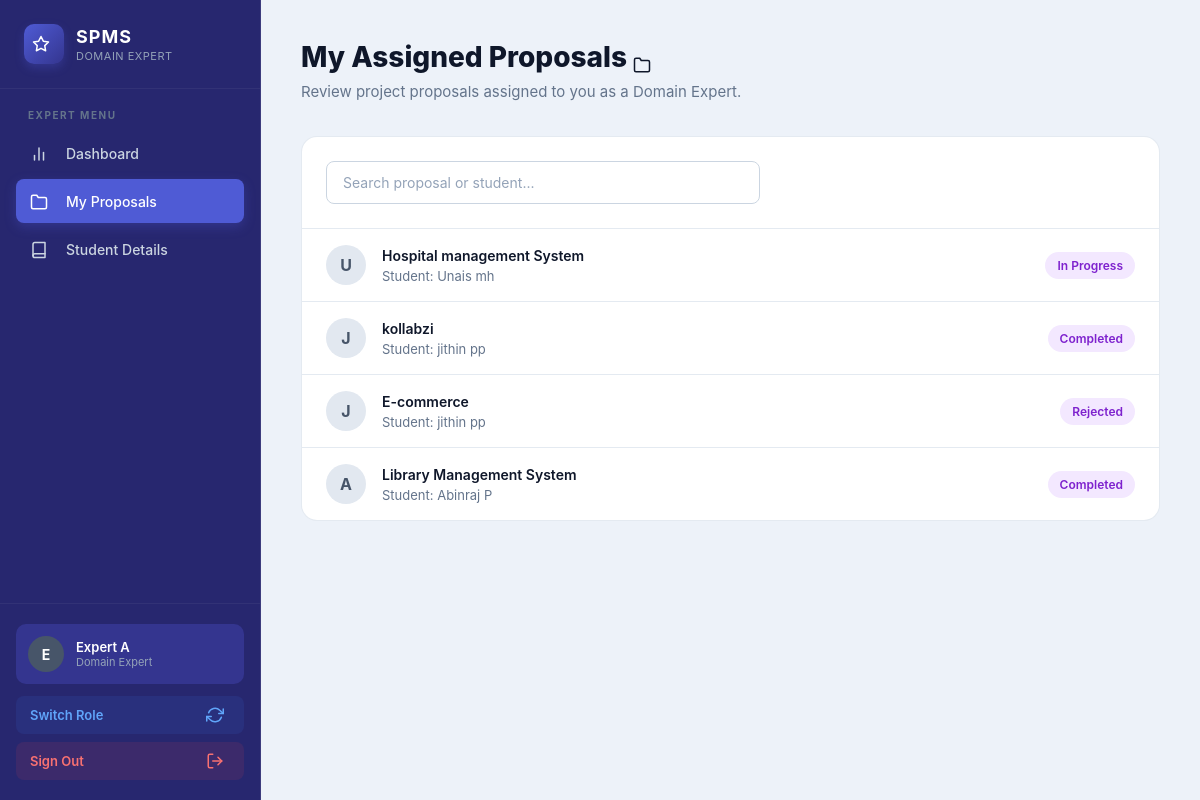
The app's page /experts/proposals/ (signed in) with its own data.
### accounts/models.py (models this page shows, shortened)
class User(AbstractUser):
    is_student = models.BooleanField(default=False)
    is_coordinator = models.BooleanField(default=False)
    is_faculty = models.BooleanField(default=False)
    is_expert = models.BooleanField(default=False)
    is_guide = models.BooleanField(default=False)
    is_panel = models.BooleanField(default=False)
    phone = models.CharField(
        max_length=15,
        blank=True,
        null=True
    )
    roll_number = models.CharField(
        max_length=50,
        blank=True,
        null=True
    )
    department = models.CharField(
        max_length=100,
        blank=True,
        null=True
    )
    domain_of_expertise = models.CharField(
        max_length=200,
        blank=True,
        null=True
    )
    semester = models.CharField(
        max_length=20,
        blank=True,
        null=True
    )
    batch = models.CharField(
        max_length=20,
        blank=True,
        null=True
    )

### projects/models.py (models this page shows, shortened)
class ProjectProposal(models.Model):
    PROJECT_TYPE_CHOICES = [
        ("MINI", "Mini Project"),
        ("MAIN", "Main Project"),
    ]
    STATUS_CHOICES = [
        ("SUBMITTED", "Submitted"),
        ("EXPERT_ASSIGNED", "Expert Assigned"),
        ("CHANGES_REQUESTED", "Changes Requested"),
        ("CHANGES_SENT_TO_STUDENT", "Changes Sent To Student"),
        ("EXPERT_APPROVED", "Expert Approved"),
        ("COORDINATOR_APPROVED", "Coordinator Approved"),
        ("GUIDE_ASSIGNED", "Guide Assigned"),
        ("GUIDE_REJECTED", "Guide Rejected"),
        ("IN_PROGRESS", "In Progress"),
        ("COMPLETED", "Completed"),
        ("REJECTED", "Rejected"),
    ]
    student = models.ForeignKey(
        settings.AUTH_USER_MODEL,
        on_delete=models.CASCADE,
        related_name="project_proposals",
        limit_choices_to={"is_student": True}
    )
    project_type = models.CharField(
        max_length=10,
        choices=PROJECT_TYPE_CHOICES,
        default="MAIN"
    )
    title = models.CharField(max_length=255)
    abstract = models.TextField(blank=True)
    domain = models.CharField(
        max_length=255,
        blank=True
    )
    technologies = models.TextField(
        blank=True
    )
    description = models.TextField(
        blank=True
    )
    proposal_document = models.FileField(
        upload_to="proposals/",
        blank=True,
        null=True
    )
    domain_expert = models.ForeignKey(
        settings.AUTH_USER_MODEL,
        on_delete=models.SET_NULL,
        null=True,
        blank=True,
        related_name="expert_proposals",
        limit_choices_to={"is_expert": True}
    )
    expert_comments = models.TextField(
        blank=True,
        null=True
    )
    status = models.CharField(
        max_length=40,
        choices=STATUS_CHOICES,
        default="SUBMITTED"
    )
    guide = models.ForeignKey(
        settings.AUTH_USER_MODEL,
        on_delete=models.SET_NULL,
        null=True,
        blank=True,
        related_name="guided_proposals",
        limit_choices_to={"is_guide": True}
    )
    panel_members = models.ManyToManyField(
        settings.AUTH_USER_MODEL,
        blank=True,
        related_name="assigned_panel_projects",
        limit_choices_to={"is_panel": True},
    )
    guide_rejection_reason = models.TextField(
        blank=True,
        null=True
    )
    guide_rejected_at = models.DateTimeField(
        blank=True,
        null=True
    )
    review_date = models.DateTimeField(
        blank=True,
        null=True,
        help_text="Scheduled date and time for the project review by the panel."
    )
    submitted_at = models.DateTimeField(
        auto_now_add=True
    )
    updated_at = models.DateTimeField(
        auto_now=True
    )

### experts/views.py (the view)
    @login_required
    def wrapper(request, *args, **kwargs):
        if request.user.is_superuser:
            return view_func(request, *args, **kwargs)
        if not request.user.is_expert:
            messages.error(
                request,
                "You are not authorized to access the Expert page."
            )
            return redirect("accounts:dashboard")
        return view_func(request, *args, **kwargs)

### coordinator/context_processors.py (called while the page is built)
def unread_proposals(request):
    if hasattr(request, 'user') and request.user.is_authenticated:
        if getattr(request.user, 'role', None) == 'COORDINATOR':
            count = ProjectProposal.objects.filter(status='SUBMITTED').count()
            return {'unread_proposal_count': count}
    return {}

### experts/views.py (called while the page is built, shortened)
def expert_required(view_func):
    @login_required
    def wrapper(request, *args, **kwargs):
        if request.user.is_superuser:
            return view_func(request, *args, **kwargs)
        if not request.user.is_expert:
            messages.error(
                request,
                "You are not authorized to access the Expert page."
            )
            return redirect("accounts:dashboard")
        return view_func(request, *args, **kwargs)
    return wrapper

@expert_required
def my_proposals(request):
    proposals = (
        ProjectProposal.objects
        .filter(
            domain_expert=request.user
        )
        .select_related(
            "student",
            "domain_expert"
        )
        .order_by("submitted_at")
    )
    status_filter = request.GET.get('status')
    base_proposals = ProjectProposal.objects.filter(domain_expert=request.user)
    assigned_count = base_proposals.filter(
        status="EXPERT_ASSIGNED"
    ).count()
    return render(
        request,
        "experts/proposals.html",
        {
            "proposals": proposals,
            "assigned_count": assigned_count
        }
    )

### templates/experts/proposals.html (shortened to what this page needs)
{% extends "base.html" %}
{% load static %}
{% block content %}
<div class="dashboard-layout">
    {% include 'experts/sidebar.html' %}
    <main class="dashboard-main">
        <header class="dashboard-header">
            <div class="header-content">
                <h1>My Assigned Proposals <svg width="18" height="18" viewBox="0 0 24 24" fill="none" stroke="currentColor" style="vertical-align: text-bottom; margin-right: 6px;" stroke-width="2" stroke-linecap="round" stroke-linejoin="round"><path d="M22 19a2 2 0 0 1-2 2H4a2 2 0 0 1-2-2V5a2 2 0 0 1 2-2h5l2 3h9a2 2 0 0 1 2 2z"></path></svg></h1>
                <p>Review project proposals assigned to you as a Domain Expert.</p>
            </div>
        </header>
        <section class="recent-section">
            <div class="recent-card">
                <div style="padding: 24px; border-bottom: 1px solid var(--border-color);">
                    <input type="text" id="searchInput" placeholder="Search proposal or student..." class="form-input" style="max-width: 400px;" onkeyup="searchProposals()">
                </div>
                {% if proposals %}
                    <div class="recent-list" id="proposalList">
                        {% for proposal in proposals %}
                        <a href="{% url 'experts:proposal_detail' proposal.id %}" class="recent-item">
                            <div class="recent-user">
                                <div class="recent-avatar">
                                    {{ proposal.student.username|first|upper }}
                                </div>
                                <div class="recent-user-info">
                                    <span class="recent-name">{{ proposal.title }}</span>
                                    <span class="recent-project">Student: {{ proposal.student.get_full_name|default:proposal.student.username }}</span>
                                </div>
                            </div>
                            <span class="status-badge
                                {% if proposal.status == 'EXPERT_APPROVED' %}bg-green
                                {% elif proposal.status == 'CHANGES_REQUESTED' %}bg-orange
                                {% elif proposal.status == 'EXPERT_ASSIGNED' %}bg-blue
                                {% else %}bg-purple{% endif %}">
                                {{ proposal.get_status_display }}
                            </span>
                        </a>
                        {% endfor %}
                    </div>
                {% endif %}
            </div>
        </section>
    </main>
</div>
{% endblock %}

### templates/experts/sidebar.html (shortened to what this page needs)
{% load static %}
<link rel="stylesheet" href="{% static 'css/coordinator_theme.css' %}?v=3">
    <aside class="premium-sidebar">
        <div class="sidebar-brand">
            <div class="brand-logo"></div>
            <div class="brand-text">
                <h2>SPMS</h2>
                <p>Domain Expert</p>
            </div>
        </div>
        <nav class="sidebar-nav">
            <div class="nav-section">Expert Menu</div>
            <a href="{% url 'experts:dashboard' %}" class="nav-item {% if request.resolver_match.url_name == 'dashboard' %}active{% endif %}">
                <span class="nav-icon"></span>
                <span class="nav-text">Dashboard</span>
            </a>
            <a href="{% url 'experts:my_proposals' %}" class="nav-item {% if request.resolver_match.url_name == 'my_proposals' %}active{% endif %}">
                <span class="nav-icon"><svg width="18" height="18" viewBox="0 0 24 24" fill="none" stroke="currentColor" style="vertical-align: text-bottom; margin-right: 6px;" stroke-width="2" stroke-linecap="round" stroke-linejoin="round"><path d="M22 19a2 2 0 0 1-2 2H4a2 2 0 0 1-2-2V5a2 2 0 0 1 2-2h5l2 3h9a2 2 0 0 1 2 2z"></path></svg></span>
                <span class="nav-text">My Proposals</span>
            </a>
            <a href="{% url 'experts:students' %}" class="nav-item {% if request.resolver_match.url_name == 'students' %}active{% endif %}">
                <span class="nav-icon"></span>
                <span class="nav-text">Student Details</span>
            </a>
        </nav>
        <div class="sidebar-footer">
            <div class="user-card">
                <div class="user-avatar">
                    {{ request.user.username|first|upper }}
                </div>
                <div class="user-details">
                    <span class="user-name">{{ request.user.get_full_name|default:request.user.username }}</span>
                    <span class="user-role">Domain Expert</span>
                </div>
            </div>
            {% if request.user.is_superuser or request.user.is_coordinator or request.user.is_guide or request.user.is_panel or request.user.is_student %}
            <a href="{% url 'accounts:dashboard' %}" class="switch-role-btn">
                <span>Switch Role</span>
                <span></span>
            </a>
            {% endif %}
            <a href="{% url 'accounts:logout' %}" class="logout-btn">
                <span>Sign Out</span>
                <span></span>
            </a>
        </div>
    </aside>

### static/css/coordinator_theme.css (style rules this page uses)
:root:has(.premium-sidebar), :root:has(.coordinator-theme-page) { --sidebar-bg: #27276f; --sidebar-nav: #34358f; --sidebar-hover: #34358f; --sidebar-active: #4f5bd5; --primary-main: #4f5bd5; --primary-dark: #34358f; --bg-main: #edf2f9; --card-bg: #ffffff; --text-main: #0f172a; --text-muted: #64748b; --border-color: rgba(226, 232, 240, 0.9); }
body:has(.premium-sidebar), body:has(.coordinator-theme-page) { background-color: #edf2f9; }
body:has(.premium-sidebar) .premium-sidebar { background: #27276f; }
body:has(.premium-sidebar) .brand-logo { background: linear-gradient(135deg, #4f5bd5, #34358f); box-shadow: 0 4px 10px rgba(79, 91, 213, 0.3); }
body:has(.premium-sidebar) .nav-item.active { background: #4f5bd5; box-shadow: 0 4px 12px rgba(79, 91, 213, 0.3); }

### records on screen
User: user.username|first "E", user.get_full_name "Expert A"
ProjectProposal: student.username|first "U", title "Hospital management System", student.get_full_name "Unais mh", status "In Progress"
ProjectProposal: student.username|first "J", title "kollabzi", student.get_full_name "jithin pp", status "Completed"
ProjectProposal: student.username|first "J", title "E-commerce", student.get_full_name "jithin pp", status "Rejected"
ProjectProposal: student.username|first "A", title "Library Management System", student.get_full_name "Abinraj P", status "Completed"
